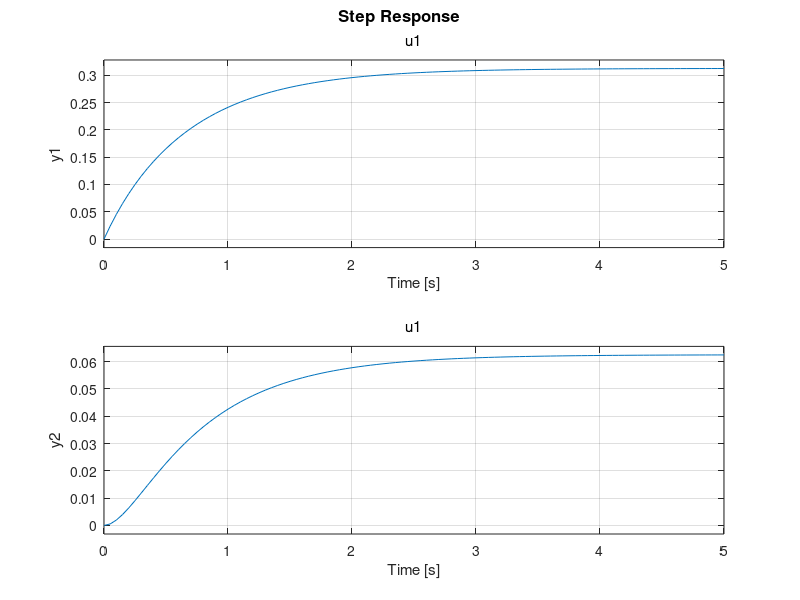
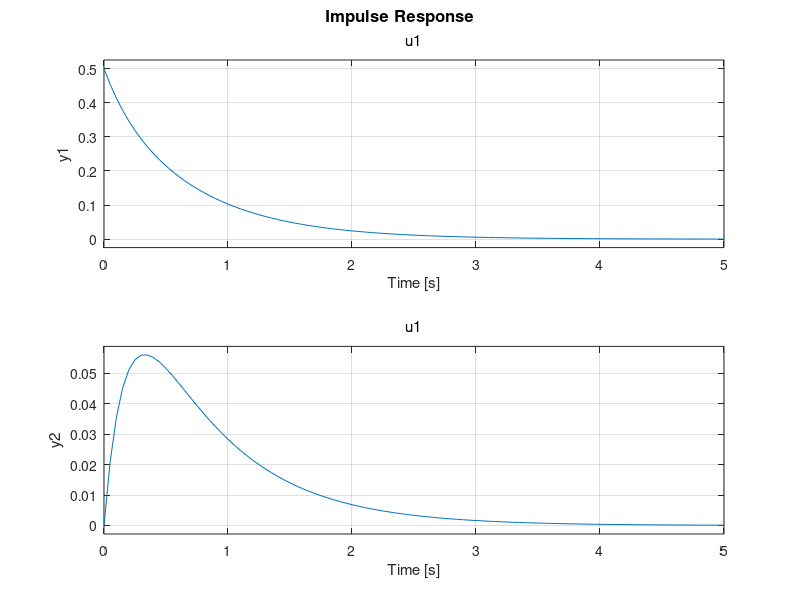
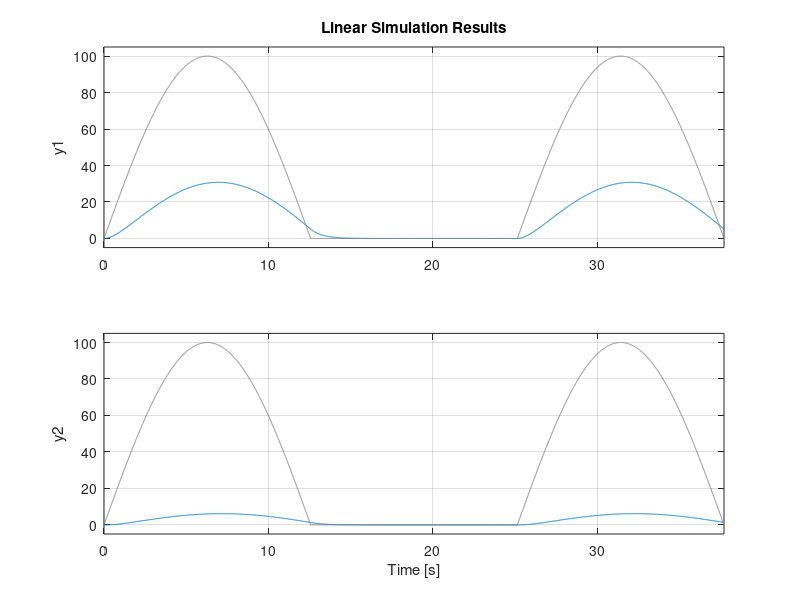

These charts were generated, in order, by the following MATLAB code:
clear,clc

%-------------------------------------------------------------------------------------%
%                           Segunda parte
%-------------------------------------------------------------------------------------%

%Se debe analizar la respuesta del sistema ante un impulso, escalón y una
%función u(t)

%Se tiene que:
%Fe: Flujo de entrada
%h1: Nivel de agua del estanque 1
%h2: Nivel de agua del estanque 2
%Fi: Flujo intermedio
%A1: Area de superficie del estanque 1
%A2: Area de superficie del estanque 2
%R1: Resistencia 1
%R2: Resistencia 2
%Fs: Flujo de salida

%La variable de entrada es Fe
%Las variables de salida escogidas son las alturas o nivel de agua: h1 y h2
%La variables de estado son: h1 y h2

%Para analizar la respuesta del sistema respecto a diferentes entrada
%Los valores que se le dá a los parametros son
A1=2;
A2=4;
R1=0.25;
R2=0.0625;

%Elaboramos el modelo fenomenologico
%dV1/dt = Fe - Fi
%dV2/dt = Fi - Fs
%Fi = h1-h2/R1
%Fs = h2/R2
%V1 = A1*h1
%V2 = A2*h2

%Por lo tanto
%dV1/dt = Fe - (h1-h2)/R1 => d(h1)/dt = Fe/A1 - (h1-h2)/R1*A1
%dv2/dt = h1-h2/R1 - h2/R2 => d(h2)/dt = h1-h2/R1*A2 - h2/R2*A2


%Representacion matricial
%considerando: X' = AX + BU, se tiene entonces:
%d(h1)/dt = (-1/A1*R1)*X1 + (1/A1*R1)*X2 + (1/A1)*u
%d(h2)/dt = (1/R1*A2)*X1 - (1/(A2*(R1+R2)))X2 + 0*u

%Para el modelo de salida se sabe que y1=h1; y2=h2
%Y = CX +DU

%Se inician las matrices
A=zeros(2,2);
B=zeros(2,1);
C=zeros(2,2);
D=zeros(2,1);
%Entonces las matrices de las ecuaciones de estado son:
A(1,1)= -1/(A1*R1);
A(1,2)= 1/(A1*R1);
A(2,1)= 1/(R1*A2);
%A(2,2)= -1/(A2*(R1+R2));
A(2,2)= -(1/R1+1/R2)*(1/A2);
B(1,1)= 1/A1;
B(2,1)= 0;
C(1,1)=1;
C(2,2)=1;

%Obtenemos el modelo de estado
M=ss(A,B,C,D);


%%%%%%%%%Caso1%%%%%%%%%%%
%Se grafica cuando se tiene un escalon como entrada
figure(1)
step(M) %step grafica respecto a un escalon como entrada

%%%%%%%%%Caso2%%%%%%%%%%%
%Se grafica cuando se tiene un impulso como entrada
figure(2)
impulse(M) %step grafica respecto a un impulso como entrada

%%%%%%%%%Caso3%%%%%%%%%%%
%Se grafica cuando se tiene una función u(t) como entrada

%La definicion de u(t) corresponde a:
t = linspace(0, 12*pi , 5000);
u = 100* sin(t/4);
u(u<0) = 0.;
figure(3)
lsim(M, u, t); %step grafica respecto a una funcion u(t) como entrada

















